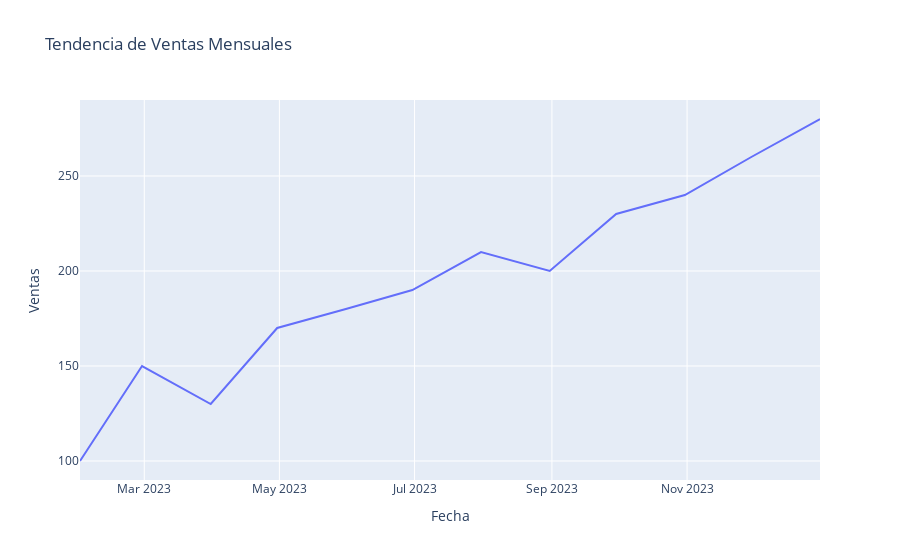

The notebook cell this image was saved under:
### Code cell
#Gráfico de linea por lo general es con línea de tiempo
data = {
    'Fecha': pd.date_range(start='2023-01-01', periods=12, freq='ME'),
    'Ventas': [100, 150, 130, 170, 180, 190, 210, 200, 230, 240, 260, 280]
}
df2 = pd.DataFrame(data)
fig = px.line(df2, x='Fecha', y='Ventas', title='Tendencia de Ventas Mensuales')
fig.show()

### Figure 1 — Plotly figure (JSON) as saved in the notebook; plotly's stock layout.template omitted (floating-point values rounded to 4 significant figures)
{"data": [{"hovertemplate": "Fecha=%{x}<br>Ventas=%{y}<extra></extra>", "legendgroup": "", "line": {"color": "#636efa", "dash": "solid"}, "marker": {"symbol": "circle"}, "mode": "lines", "name": "", "orientation": "v", "showlegend": false, "type": "scatter", "x": ["2023-01-31T00:00:00", "2023-02-28T00:00:00", "2023-03-31T00:00:00", "2023-04-30T00:00:00", "2023-05-31T00:00:00", "2023-06-30T00:00:00", "2023-07-31T00:00:00", "2023-08-31T00:00:00", "2023-09-30T00:00:00", "2023-10-31T00:00:00", "2023-11-30T00:00:00", "2023-12-31T00:00:00"], "xaxis": "x", "y": [100, 150, 130, 170, 180, 190, 210, 200, 230, 240, 260, 280], "yaxis": "y"}], "layout": {"legend": {"tracegroupgap": 0}, "title": {"text": "Tendencia de Ventas Mensuales"}, "xaxis": {"anchor": "y", "domain": [0, 1], "title": {"text": "Fecha"}}, "yaxis": {"anchor": "x", "domain": [0, 1], "title": {"text": "Ventas"}}}}
